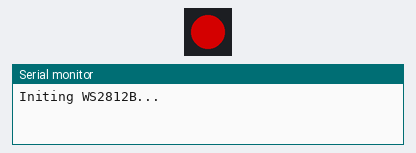
A program run on a simulated ESP8266 (NodeMCU). Shown: 1 RGB LEDs in strip order, left to right, the last lines printed to the serial monitor. Dim RGB values are drawn brighter than linear. At 8.0 s the program puts the board to deep sleep or switches it off; the recording ends there.

Above: at 0.1 s.
At 0.6 s:
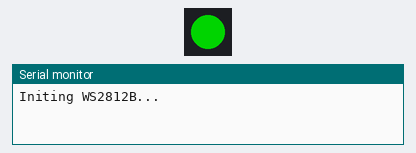
At 1.6 s:
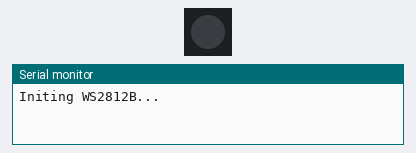
At 3.1 s:
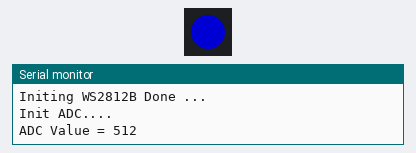
Timing chart, 0 to 4.6 s (numbered marks = the images above):
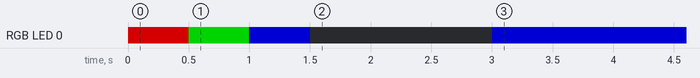

Measured:
- by itself, RGB LED 0: off → RGB(128, 0, 0) at 0.00 s, → RGB(0, 128, 0) 0.50 s later, → RGB(0, 0, 128) 0.50 s later, → off 0.50 s later, … (5 changes in this stretch)

The program:

main.cpp
```cpp
#include <Arduino.h>
#include <Adafruit_NeoPixel.h>

#define PIXEL_PIN 5
#define PIXEL_NUM 1
#define ADC_PIN A0

#define DELAYVAL 500

Adafruit_NeoPixel pixels(PIXEL_NUM, PIXEL_PIN, NEO_GRB + NEO_KHZ800);

void init_sys();
void read_adc();
void off_ws2812b();
void goto_deep_sleep();

void init_sys()
{

  Serial.println("Initing WS2812B...");

  pixels.clear(); // Set all pixel colors to 'off'

  pixels.setPixelColor(0, pixels.Color(255, 0, 0)); // R
  pixels.show();
  delay(DELAYVAL);

  pixels.setPixelColor(0, pixels.Color(0, 255, 0)); // G
  pixels.show();
  delay(DELAYVAL);

  pixels.setPixelColor(0, pixels.Color(0, 0, 255)); // B
  pixels.show();
  delay(DELAYVAL);

  off_ws2812b();

  delay(1500); // off led

  Serial.println("Initing WS2812B Done ...");
}

void off_ws2812b()
{
  pixels.setPixelColor(0, pixels.Color(0, 0, 0)); // off
  pixels.show();
}

void read_adc()
{
  Serial.println("Init ADC....");

  int adc_value = analogRead(ADC_PIN);
  Serial.printf("ADC Value = %d \n", adc_value);

  if (adc_value <= 242) // ghost -> R
  {
    pixels.setPixelColor(0, pixels.Color(255, 0, 0));
  }

  if ((adc_value > 242) && (adc_value <= 243)) // normal -> G
  {
    pixels.setPixelColor(0, pixels.Color(0, 255, 0));
  }

  if (adc_value > 243) // angel -> B
  {
    pixels.setPixelColor(0, pixels.Color(0, 0, 255));
  }

  pixels.show();
  delay(5000);

  Serial.println("Read ADC Done....");
}

void goto_deep_sleep()
{
  Serial.println("Go to sleep");
  off_ws2812b();
  ESP.deepSleep(0);
}

void setup()
{
  Serial.begin(9600);
  Serial.println();

  pixels.begin();
  pixels.setBrightness(128);

  init_sys();

  read_adc();

  goto_deep_sleep();
}

void loop()
{
}
```
